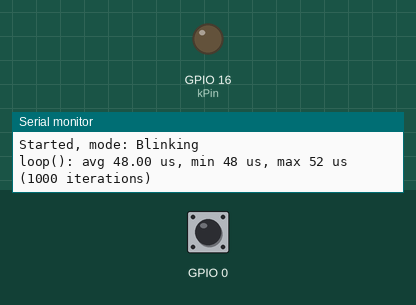
A program run on a simulated ESP32-S3. Shown: output pins drawn as LEDs (lit = HIGH), the last lines printed to the serial monitor. Dashed ring = blinking. The test bench sets the inputs (shaded band); at power-on: GPIO 0 HIGH.

Above: at 1.2 s.
1.3 s: GPIO 0 pulled LOW for 0.15 s
2.9 s: GPIO 0 pulled LOW for 1 s
At 3.5 s:
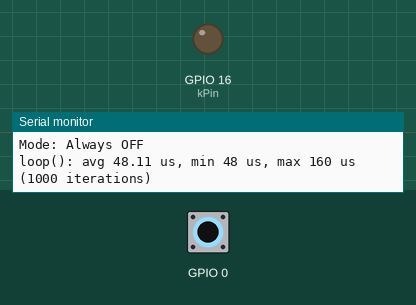
5.4 s: GPIO 0 driven LOW
At 5.7 s:
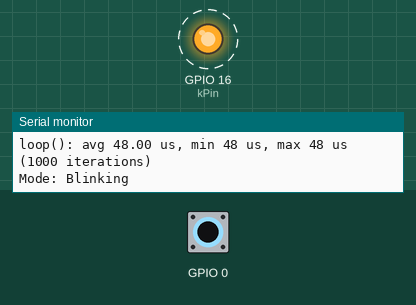
Timing chart, 0 to 14.4 s (numbered marks = the images above; inputs shaded):
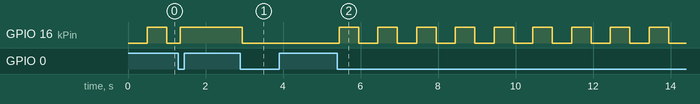

The program:

main.cpp
```cpp
#include <Arduino.h>

#include "Button.h"
#include "Config.h"
#include "Led.h"
#include "LoopProfiler.h"

// The only global state: the flag shared between the ISR and loop().
volatile bool g_buttonPressed = false;

void IRAM_ATTR onButtonPress()
{
  g_buttonPressed = true;
}

enum class LedMode : uint8_t
{
  Blinking,
  AlwaysOn,
  AlwaysOff,
};

LedMode nextMode(LedMode mode)
{
  switch (mode)
  {
  case LedMode::Blinking:
    return LedMode::AlwaysOn;
  case LedMode::AlwaysOn:
    return LedMode::AlwaysOff;
  case LedMode::AlwaysOff:
    return LedMode::Blinking;
  }
  return LedMode::Blinking;
}

const char *modeName(LedMode mode)
{
  switch (mode)
  {
  case LedMode::Blinking:
    return "Blinking";
  case LedMode::AlwaysOn:
    return "Always ON";
  case LedMode::AlwaysOff:
    return "Always OFF";
  }
  return "Unknown";
}

class Application
{
public:
  void init()
  {
    Serial.begin(Config::Serial::kBaudRate);
    led_.init();
    button_.init(onButtonPress);
    Serial.printf("Started, mode: %s\n", modeName(mode_));
  }

  void update()
  {
    const uint32_t startUs = micros();
    const uint32_t nowMs = millis();

    if (button_.wasPressed(nowMs))
    {
      switchMode(nextMode(mode_), nowMs);
    }

    if (mode_ == LedMode::Blinking && nowMs - lastToggleMs_ >= Config::Led::kBlinkIntervalMs)
    {
      lastToggleMs_ = nowMs;
      led_.toggle();
    }

    profiler_.add(micros() - startUs);
  }

private:
  void switchMode(LedMode mode, uint32_t nowMs)
  {
    mode_ = mode;
    Serial.printf("Mode: %s\n", modeName(mode_));

    switch (mode_)
    {
    case LedMode::Blinking:
      lastToggleMs_ = nowMs;
      led_.set(LedState::On);
      break;
    case LedMode::AlwaysOn:
      led_.set(LedState::On);
      break;
    case LedMode::AlwaysOff:
      led_.set(LedState::Off);
      break;
    }
  }

  Led led_{Config::Led::kPin};
  Button button_{Config::Button::kPin, Config::Button::kDebounceMs, g_buttonPressed};
  LoopProfiler profiler_{Config::Profiling::kReportEveryIterations};
  LedMode mode_ = LedMode::Blinking;
  uint32_t lastToggleMs_ = 0;
};

// Function-local static instead of a global object.
Application &app()
{
  static Application instance;
  return instance;
}

void setup()
{
  app().init();
}

void loop()
{
  app().update();
}
```

Button.h
```cpp
#pragma once

#include <Arduino.h>

// Interrupt-driven button. The ISR only raises a flag; debouncing happens in loop().
// Debounce strategy: after an edge, wait kDebounceMs and accept the press only if
// the pin is still LOW. This also rejects bounces generated while releasing.
class Button
{
public:
  using Isr = void (*)();

  Button(uint8_t pin, uint32_t debounceMs, volatile bool &pressedFlag)
      : pin_(pin), debounceMs_(debounceMs), pressedFlag_(pressedFlag) {}

  void init(Isr isr)
  {
    pinMode(pin_, INPUT_PULLUP);
    attachInterrupt(digitalPinToInterrupt(pin_), isr, FALLING);
  }

  // Returns true once per debounced press.
  bool wasPressed(uint32_t nowMs)
  {
    if (pressedFlag_)
    {
      pressedFlag_ = false;
      if (!pending_)
      {
        pending_ = true;
        pendingSinceMs_ = nowMs;
      }
    }

    if (pending_ && nowMs - pendingSinceMs_ >= debounceMs_)
    {
      pending_ = false;
      return digitalRead(pin_) == LOW;
    }

    return false;
  }

private:
  const uint8_t pin_;
  const uint32_t debounceMs_;
  volatile bool &pressedFlag_;
  bool pending_ = false;
  uint32_t pendingSinceMs_ = 0;
};
```

Led.h
```cpp
#pragma once

#include <Arduino.h>

enum class LedState : uint8_t
{
  Off,
  On,
};

class Led
{
public:
  explicit constexpr Led(uint8_t pin) : pin_(pin) {}

  void init()
  {
    pinMode(pin_, OUTPUT);
    set(LedState::Off);
  }

  void set(LedState state)
  {
    state_ = state;
    digitalWrite(pin_, state_ == LedState::On ? HIGH : LOW);
  }

  void toggle() { set(state_ == LedState::On ? LedState::Off : LedState::On); }

  LedState state() const { return state_; }

private:
  const uint8_t pin_;
  LedState state_ = LedState::Off;
};
```

LoopProfiler.h
```cpp
#pragma once

#include <Arduino.h>

// Collects per-iteration durations (in microseconds) and prints
// avg / min / max to Serial every `reportEvery` iterations.
class LoopProfiler
{
public:
  explicit constexpr LoopProfiler(uint32_t reportEvery) : reportEvery_(reportEvery) {}

  void add(uint32_t durationUs)
  {
    totalUs_ += durationUs;
    minUs_ = min(minUs_, durationUs);
    maxUs_ = max(maxUs_, durationUs);

    if (++iterations_ < reportEvery_)
    {
      return;
    }

    Serial.printf("loop(): avg %.2f us, min %lu us, max %lu us (%lu iterations)\n",
                  static_cast<double>(totalUs_) / iterations_,
                  static_cast<unsigned long>(minUs_),
                  static_cast<unsigned long>(maxUs_),
                  static_cast<unsigned long>(iterations_));
    reset();
  }

private:
  void reset()
  {
    iterations_ = 0;
    totalUs_ = 0;
    minUs_ = UINT32_MAX;
    maxUs_ = 0;
  }

  const uint32_t reportEvery_;
  uint32_t iterations_ = 0;
  uint64_t totalUs_ = 0;
  uint32_t minUs_ = UINT32_MAX;
  uint32_t maxUs_ = 0;
};
```

Config.h
```cpp
#pragma once

#include <Arduino.h>

// All tunable parameters live here, so the rest of the code has no magic numbers.
struct Config
{
  struct Serial
  {
    static constexpr uint32_t kBaudRate = 115200;
  };

  struct Led
  {
    static constexpr uint8_t kPin = 16;
    static constexpr uint32_t kBlinkIntervalMs = 500;
  };

  struct Button
  {
    // GPIO0 is the on-board BOOT button of the ESP32-S3-DevKitC-1 (active LOW).
    // An external button wired between any free GPIO and GND works the same way.
    static constexpr uint8_t kPin = 0;
    static constexpr uint32_t kDebounceMs = 50;
  };

  struct Profiling
  {
    static constexpr uint32_t kReportEveryIterations = 1000;
  };
};
```

Measured:
- after the input at 2.9 s, GPIO 16 (kPin): HIGH → LOW after 0.05 s
- after the input at 5.4 s, GPIO 16 (kPin): alternates HIGH for 0.50 s and LOW for 0.50 s, starting after 0.05 s
